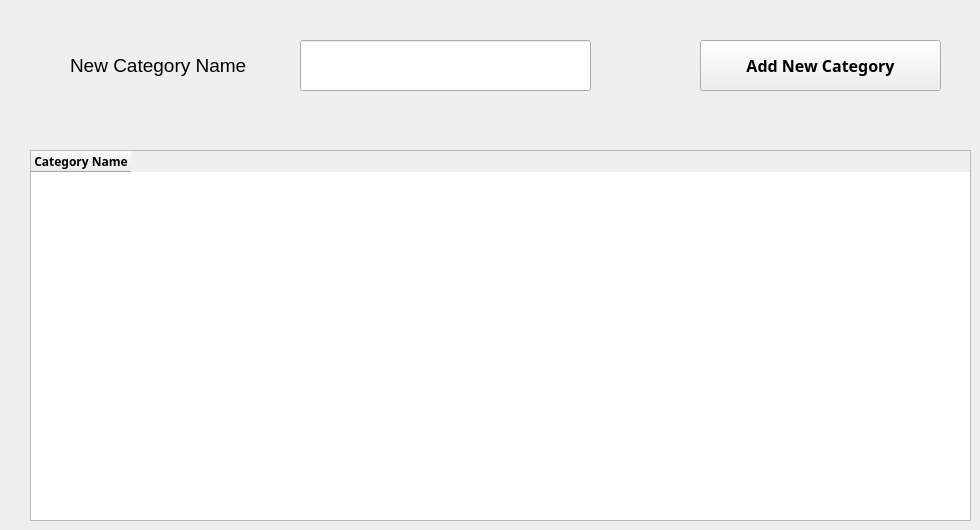
      <widget class="QWidget" name="tab_11">
       <attribute name="title">
        <string>Categories</string>
       </attribute>
       <widget class="QTableWidget" name="tableWidget_3">
        <property name="geometry">
         <rect>
          <x>30</x>
          <y>150</y>
          <width>941</width>
          <height>371</height>
         </rect>
        </property>
        <property name="font">
         <font>
          <pointsize>7</pointsize>
         </font>
        </property>
        <column>
         <property name="text">
          <string>Category Name</string>
         </property>
         <property name="font">
          <font>
           <family>Segoe UI Semibold</family>
           <pointsize>9</pointsize>
           <weight>75</weight>
           <bold>true</bold>
          </font>
         </property>
        </column>
       </widget>
       <widget class="QLabel" name="label_38">
        <property name="geometry">
         <rect>
          <x>70</x>
          <y>50</y>
          <width>221</width>
          <height>31</height>
         </rect>
        </property>
        <property name="font">
         <font>
          <family>Segoe UI</family>
          <pointsize>14</pointsize>
          <weight>50</weight>
          <bold>false</bold>
         </font>
        </property>
        <property name="text">
         <string>New Category Name</string>
        </property>
       </widget>
       <widget class="QLineEdit" name="lineEdit_27">
        <property name="geometry">
         <rect>
          <x>300</x>
          <y>40</y>
          <width>291</width>
          <height>51</height>
         </rect>
        </property>
        <property name="clearButtonEnabled">
         <bool>false</bool>
        </property>
       </widget>
       <widget class="QPushButton" name="pushButton_16">
        <property name="geometry">
         <rect>
          <x>700</x>
          <y>40</y>
          <width>241</width>
          <height>51</height>
         </rect>
        </property>
        <property name="font">
         <font>
          <family>Segoe UI Semibold</family>
          <pointsize>12</pointsize>
          <weight>75</weight>
          <bold>true</bold>
         </font>
        </property>
        <property name="text">
         <string>Add New Category</string>
        </property>
       </widget>
      </widget>
